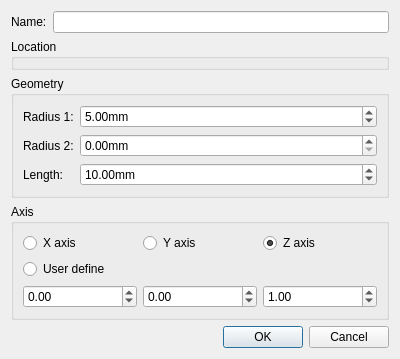
<?xml version="1.0" encoding="UTF-8"?>
<ui version="4.0">
 <class>CreateCone</class>
 <widget class="QDialog" name="CreateCone">
  <property name="geometry">
   <rect>
    <x>0</x>
    <y>0</y>
    <width>400</width>
    <height>307</height>
   </rect>
  </property>
  <property name="windowTitle">
   <string>Create Cone</string>
  </property>
  <layout class="QGridLayout" name="gridLayout_4">
   <item row="0" column="0">
    <layout class="QHBoxLayout" name="horizontalLayout">
     <item>
      <widget class="QLabel" name="label">
       <property name="text">
        <string>Name:</string>
       </property>
      </widget>
     </item>
     <item>
      <widget class="QLineEdit" name="namelineEdit"/>
     </item>
    </layout>
   </item>
   <item row="1" column="0">
    <widget class="QGroupBox" name="CornergroupBox">
     <property name="title">
      <string>Location</string>
     </property>
     <layout class="QGridLayout" name="gridLayout_2">
      <property name="leftMargin">
       <number>0</number>
      </property>
      <property name="topMargin">
       <number>0</number>
      </property>
      <property name="rightMargin">
       <number>0</number>
      </property>
      <property name="bottomMargin">
       <number>0</number>
      </property>
      <item row="0" column="0">
       <layout class="QVBoxLayout" name="verticalLayout"/>
      </item>
     </layout>
    </widget>
   </item>
   <item row="2" column="0">
    <widget class="QGroupBox" name="groupBox_2">
     <property name="title">
      <string>Geometry</string>
     </property>
     <layout class="QFormLayout" name="formLayout">
      <item row="0" column="0">
       <widget class="QLabel" name="label_3">
        <property name="text">
         <string>Radius 1:</string>
        </property>
       </widget>
      </item>
      <item row="1" column="0">
       <widget class="QLabel" name="label_4">
        <property name="text">
         <string>Radius 2:</string>
        </property>
       </widget>
      </item>
      <item row="1" column="1">
       <widget class="QDoubleSpinBox" name="doubleSpinBoxR2">
        <property name="suffix">
         <string>mm</string>
        </property>
        <property name="maximum">
         <double>100000000000000004384584304507619735463404765184.000000000000000</double>
        </property>
       </widget>
      </item>
      <item row="2" column="0">
       <widget class="QLabel" name="label_2">
        <property name="text">
         <string>Length:</string>
        </property>
       </widget>
      </item>
      <item row="2" column="1">
       <widget class="QDoubleSpinBox" name="doubleSpinBoxL">
        <property name="suffix">
         <string>mm</string>
        </property>
        <property name="maximum">
         <double>10000000000.000000000000000</double>
        </property>
        <property name="value">
         <double>10.000000000000000</double>
        </property>
       </widget>
      </item>
      <item row="0" column="1">
       <widget class="QDoubleSpinBox" name="doubleSpinBoxR">
        <property name="suffix">
         <string>mm</string>
        </property>
        <property name="maximum">
         <double>9999999999999999932209486743616279764617084419440640.000000000000000</double>
        </property>
        <property name="value">
         <double>5.000000000000000</double>
        </property>
       </widget>
      </item>
     </layout>
    </widget>
   </item>
   <item row="3" column="0">
    <widget class="QGroupBox" name="groupBox">
     <property name="title">
      <string>Axis</string>
     </property>
     <layout class="QGridLayout" name="gridLayout_3">
      <item row="0" column="0">
       <layout class="QHBoxLayout" name="horizontalLayout_4">
        <item>
         <widget class="QRadioButton" name="radioButtonX">
          <property name="text">
           <string>X axis</string>
          </property>
         </widget>
        </item>
        <item>
         <widget class="QRadioButton" name="radioButtonY">
          <property name="text">
           <string>Y axis</string>
          </property>
         </widget>
        </item>
        <item>
         <widget class="QRadioButton" name="radioButtonZ">
          <property name="text">
           <string>Z axis</string>
          </property>
          <property name="checked">
           <bool>true</bool>
          </property>
         </widget>
        </item>
       </layout>
      </item>
      <item row="1" column="0">
       <widget class="QRadioButton" name="radioButtonUser">
        <property name="text">
         <string>User define</string>
        </property>
       </widget>
      </item>
      <item row="2" column="0">
       <layout class="QHBoxLayout" name="horizontalLayout_5">
        <item>
         <widget class="QDoubleSpinBox" name="doubleSpinBoxX">
          <property name="minimum">
           <double>-1000.000000000000000</double>
          </property>
          <property name="maximum">
           <double>1000.000000000000000</double>
          </property>
         </widget>
        </item>
        <item>
         <widget class="QDoubleSpinBox" name="doubleSpinBoxY">
          <property name="minimum">
           <double>-1000.000000000000000</double>
          </property>
          <property name="maximum">
           <double>1000.000000000000000</double>
          </property>
         </widget>
        </item>
        <item>
         <widget class="QDoubleSpinBox" name="doubleSpinBoxZ">
          <property name="minimum">
           <double>-1000.000000000000000</double>
          </property>
          <property name="maximum">
           <double>1000.000000000000000</double>
          </property>
          <property name="value">
           <double>1.000000000000000</double>
          </property>
         </widget>
        </item>
       </layout>
      </item>
     </layout>
    </widget>
   </item>
   <item row="4" column="0">
    <widget class="QDialogButtonBox" name="buttonBox">
     <property name="orientation">
      <enum>Qt::Horizontal</enum>
     </property>
     <property name="standardButtons">
      <set>QDialogButtonBox::Cancel|QDialogButtonBox::Ok</set>
     </property>
    </widget>
   </item>
  </layout>
 </widget>
 <resources/>
 <connections>
  <connection>
   <sender>buttonBox</sender>
   <signal>accepted()</signal>
   <receiver>CreateCone</receiver>
   <slot>accept()</slot>
   <hints>
    <hint type="sourcelabel">
     <x>248</x>
     <y>254</y>
    </hint>
    <hint type="destinationlabel">
     <x>157</x>
     <y>274</y>
    </hint>
   </hints>
  </connection>
  <connection>
   <sender>buttonBox</sender>
   <signal>rejected()</signal>
   <receiver>CreateCone</receiver>
   <slot>reject()</slot>
   <hints>
    <hint type="sourcelabel">
     <x>316</x>
     <y>260</y>
    </hint>
    <hint type="destinationlabel">
     <x>286</x>
     <y>274</y>
    </hint>
   </hints>
  </connection>
 </connections>
</ui>
